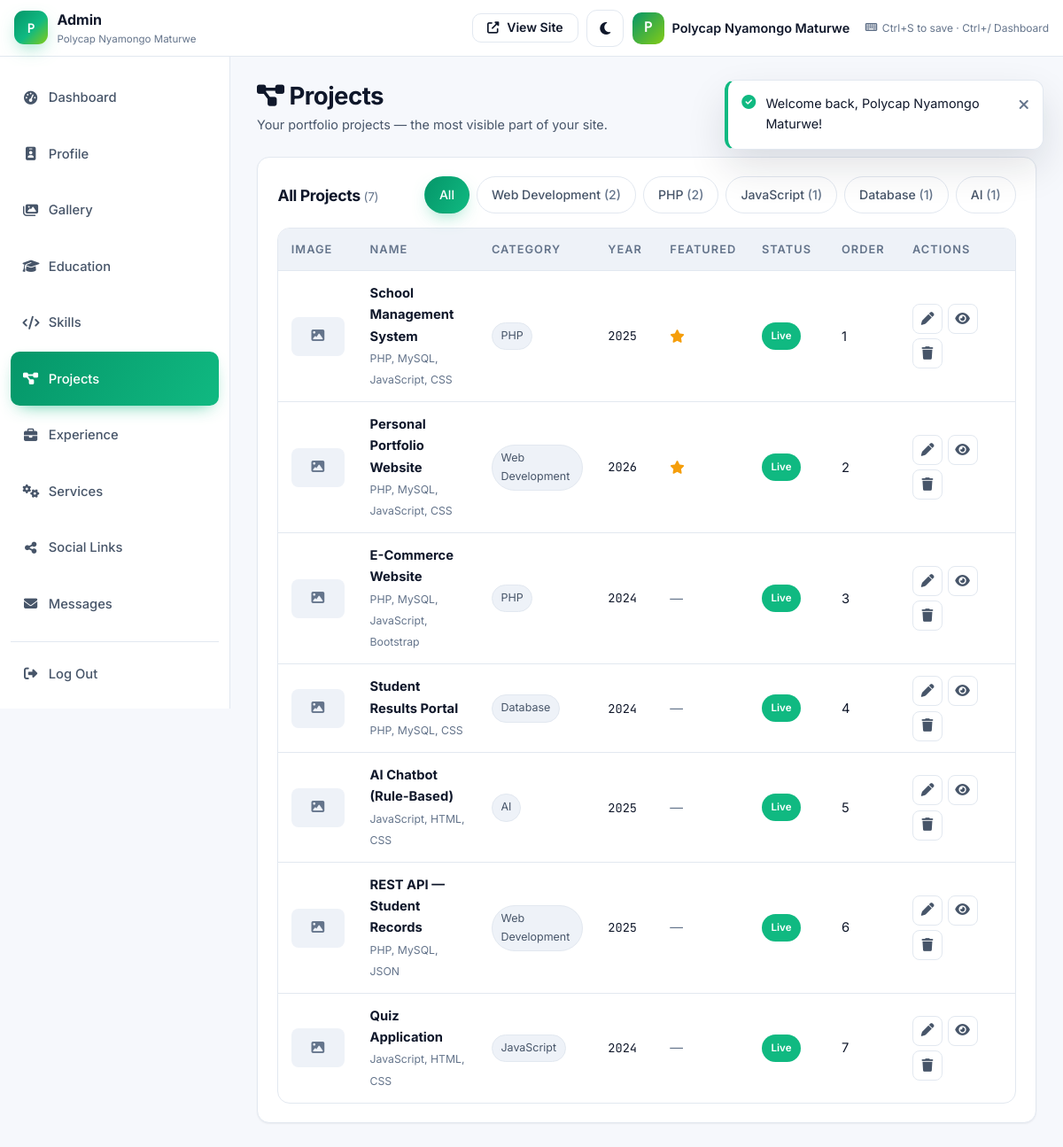
The app's page /admin/projects.php (signed in) with its own data.
### tables this page shows
CREATE TABLE `projects` (
  `id`                INT UNSIGNED NOT NULL AUTO_INCREMENT,
  `name`              VARCHAR(180) NOT NULL,
  `short_description` VARCHAR(300) DEFAULT NULL,
  `full_description`  TEXT         DEFAULT NULL,
  `image`             VARCHAR(255) DEFAULT NULL,
  `technologies`      VARCHAR(255) DEFAULT NULL,
  `category`          ENUM('Web Development','PHP','JavaScript','Database','AI','Other') NOT NULL DEFAULT 'Web Development',
  `github_url`        VARCHAR(255) DEFAULT NULL,
  `live_url`          VARCHAR(255) DEFAULT NULL,
  `documentation_url` VARCHAR(255) DEFAULT NULL,
  `year`              YEAR         DEFAULT NULL,
  `is_featured`       TINYINT(1)   NOT NULL DEFAULT 0,
  `is_published`      TINYINT(1)   NOT NULL DEFAULT 1,
  `display_order`     INT          NOT NULL DEFAULT 0,
  `created_at`        TIMESTAMP    NOT NULL DEFAULT CURRENT_TIMESTAMP,
  `updated_at`        TIMESTAMP    NOT NULL DEFAULT CURRENT_TIMESTAMP ON UPDATE CURRENT_TIMESTAMP,
  PRIMARY KEY (`id`),
  KEY `idx_projects_category` (`category`),
  KEY `idx_projects_featured` (`is_featured`),
  KEY `idx_projects_year`     (`year`)
);

### admin/projects.php (the view, shortened to what the rows shown need)
<?php
$pdo    = getDB();
$action = clean($_GET['action'] ?? 'list');
$rows = $pdo->query(
    'SELECT * FROM projects
     ORDER BY is_featured DESC, display_order, year DESC, id DESC'
)->fetchAll();
$editing = null;
require_once __DIR__ . '/partials/admin_header.php';
require_once __DIR__ . '/partials/admin_sidebar.php';
?>
<div class="admin-page-head">
    <div>
        <h1><i class="fas fa-diagram-project"></i> Projects</h1>
    </div>
</div>
<?php if ($action === 'new' || $action === 'edit'): ?>
    <?php
      $val = function (string $key, $default = '') use ($editing) {
          if (old($key) !== '') return old($key);
          return $editing[$key] ?? $default;
      };
      $img = $editing['image'] ?? '';
      $imgUrl = $img && file_exists(__DIR__ . '/../' . $img) ? url($img) : '';
    ?>
    <form method="post" enctype="multipart/form-data" class="panel">
        <?= csrfField() ?>
        <input type="hidden" name="form_action" value="save">
        <input type="hidden" name="id" value="<?= (int)($editing['id'] ?? 0) ?>">
        <div class="panel__head">
            <h2><?= $action === 'edit' ? 'Edit' : 'New' ?> Project</h2>
        </div>
        <div class="admin-form">
            <div class="grid-2">
                <div class="form-group">
                    <label for="name">Project Name *</label>
                    <input class="form-control" type="text" id="name" name="name"
                           value="<?= e($val('name')) ?>" required maxlength="180">
                </div>
                <div class="form-group">
                    <label for="category">Category *</label>
                    <select class="form-control" id="category" name="category" required>
                        <?php foreach (PROJECT_CATEGORIES as $cat): ?>
                            <option value="<?= e($cat) ?>" <?= $val('category', 'Web Development') === $cat ? 'selected' : '' ?>>
                                <?= e($cat) ?>
                            </option>
                        <?php endforeach; ?>
                    </select>
                </div>
            </div>
            <div class="form-group">
                <label for="short_description">Short Description (card preview, max ~300 chars)</label>
                <textarea class="form-control" id="short_description" name="short_description" rows="2"
                          maxlength="300"><?= e($val('short_description')) ?></textarea>
                <div class="hint">Appears on the project card and in the modal header.</div>
            </div>
            <div class="form-group">
                <label for="full_description">Full Description (project modal body)</label>
                <textarea class="form-control" id="full_description" name="full_description" rows="6"><?= e($val('full_description')) ?></textarea>
            </div>
            <div class="grid-2">
                <div class="form-group">
                    <label for="technologies">Technologies (comma-separated)</label>
                    <input class="form-control" type="text" id="technologies" name="technologies"
                           value="<?= e($val('technologies')) ?>"
                           placeholder="PHP, MySQL, JavaScript, CSS">
                    <div class="hint">Rendered as chips on the card and in the modal.</div>
                </div>
                <div class="form-group">
                    <label for="year">Year</label>
                    <input class="form-control" type="number" id="year" name="year"
                           value="<?= e($val('year')) ?>" min="1950" max="2100" placeholder="2025">
                </div>
            </div>
            <div class="grid-3">
                <div class="form-group">
                    <label for="github_url">GitHub URL</label>
                    <input class="form-control" type="url" id="github_url" name="github_url"
                           value="<?= e($val('github_url')) ?>" placeholder="https://github.com/…">
                </div>
                <div class="form-group">
                    <label for="live_url">Live Demo URL</label>
                    <input class="form-control" type="url" id="live_url" name="live_url"
                           value="<?= e($val('live_url')) ?>" placeholder="https://…">
                </div>
                <div class="form-group">
                    <label for="documentation_url">Documentation URL</label>
                    <input class="form-control" type="url" id="documentation_url" name="documentation_url"
                           value="<?= e($val('documentation_url')) ?>" placeholder="https://…">
                </div>
            </div>
            <div class="form-group">
                <label>Project Image</label>
                <div class="img-preview">
                    <div class="img-preview__thumb" id="projectPreview" style="width:120px;height:80px;border-radius:10px;">
                        <?php if ($imgUrl): ?>
                            <img src="<?= e($imgUrl) ?>" alt="Project image">
                        <?php else: ?>
                            <i class="fas fa-image"></i>
                        <?php endif; ?>
                    </div>
                    <div style="flex:1">
                        <input class="form-control" type="file" name="image"
                               id="projectImageInput" accept="image/jpeg,image/png,image/webp,image/gif">
                        <div class="hint">JPG, PNG, WEBP, GIF — max 3 MB. Ideal ratio 16:10.</div>
                    </div>
                </div>
            </div>
            <div class="grid-3">
                <div class="form-group">
                    <label>Featured</label>
                    <label style="display:flex;align-items:center;gap:.5rem;font-weight:500;color:var(--text);">
                        <input type="checkbox" name="is_featured" value="1"
                               <?= (int)$val('is_featured', 0) ? 'checked' : '' ?>>
                        Highlight this project
                    </label>
                </div>
                <div class="form-group">
                    <label>Published</label>
                    <label style="display:flex;align-items:center;gap:.5rem;font-weight:500;color:var(--text);">
                        <input type="checkbox" name="is_published" value="1"
                               <?= ($action === 'new' || (int)$val('is_published', 1)) ? 'checked' : '' ?>>
                        Show on public site
                    </label>
                </div>
                <div class="form-group">
                    <label for="display_order">Display Order</label>
                    <input class="form-control" type="number" id="display_order" name="display_order"
                           value="<?= e($val('display_order', '0')) ?>">
                </div>
            </div>
        </div>
<?php if (!empty($editing['id'])): ?>
    <div class="panel__head" style="margin-top:1.5rem;">
        <h2>Project Gallery Images</h2>
    </div>
    <?php
      $extraImages = $pdo->prepare('SELECT * FROM project_images WHERE project_id = :pid ORDER BY display_order, id');
      $extraImages->execute([':pid' => (int)$editing['id']]);
      $extraImages = $extraImages->fetchAll();
    ?>
    <?php if ($extraImages): ?>
        <div style="display:grid;grid-template-columns:repeat(auto-fill,minmax(150px,1fr));gap:.75rem;margin-bottom:1rem;">
            <?php foreach ($extraImages as $ei): ?>
                <div style="position:relative;border:1px solid var(--border);border-radius:10px;overflow:hidden;">
                    <img src="<?= url($ei['image']) ?>" alt="" style="width:100%;aspect-ratio:16/10;object-fit:cover;">
                    <form method="post" style="position:absolute;top:6px;right:6px;" onsubmit="return confirm('Delete this gallery image?');">
                        <?= csrfField() ?>
                        <input type="hidden" name="form_action" value="delete_image">
                        <input type="hidden" name="image_id" value="<?= (int)$ei['id'] ?>">
                        <input type="hidden" name="id" value="<?= (int)$editing['id'] ?>">
                        <button class="btn-icon btn-icon--danger" type="submit" style="background:rgba(0,0,0,.5);color:#fff;border-color:transparent;"><i class="fas fa-trash"></i></button>
                    </form>
                </div>
            <?php endforeach; ?>
        </div>
    <?php else: ?>
        <p class="muted" style="margin:0 0 1rem;">No extra images yet.</p>
    <?php endif; ?>
    <div class="form-group">
        <label>Add Gallery Images (multiple)</label>
        <input class="form-control" type="file" name="gallery_images[]" multiple accept="image/jpeg,image/png,image/webp,image/gif">
        <div class="hint">Select one or more images. Each max 3 MB.</div>
    </div>
<?php endif; ?>
        <div class="admin-form-actions">
            <button type="submit" class="btn btn--primary">
                <i class="fas fa-save"></i> <?= $action === 'edit' ? 'Update' : 'Create' ?>
            </button>
            <a href="<?= url('/admin/projects.php') ?>" class="btn btn--ghost">Cancel</a>
        </div>
    </form>
    <script>
    document.getElementById('projectImageInput')?.addEventListener('change', function (e) {
        const f = e.target.files[0];
        if (!f) return;
        const url = URL.createObjectURL(f);
        document.getElementById('projectPreview').innerHTML = '<img src="' + url + '" alt="Preview" style="width:100%;height:100%;object-fit:cover;">';
    });
    </script>
<?php else: ?>
    <div class="panel">
        <div class="panel__head">
            <h2>
                All Projects
                <span class="muted" style="font-weight:400;font-size:.85rem;">(<?= count($rows) ?>)</span>
            </h2>
        </div>
        <?php if ($rows): ?>
            <div class="table-wrap">
                <table class="admin-table">
                    <thead>
                        <tr>
                            <th style="width:70px;">Image</th>
                            <th>Name</th>
                            <th>Category</th>
                            <th style="width:70px;">Year</th>
                            <th style="width:90px;">Featured</th>
                            <th style="width:90px;">Status</th>
                            <th style="width:80px;">Order</th>
                            <th style="width:130px;">Actions</th>
                        </tr>
                    </thead>
                    <tbody>
                        <?php foreach ($rows as $r):
                            $img = $r['image'] ?? '';
                            $hasImg = $img && file_exists(__DIR__ . '/../' . $img);
                        ?>
                            <tr data-proj-row-cat="<?= e($r['category']) ?>">
                                <td>
                                    <div style="width:60px;height:44px;border-radius:8px;overflow:hidden;background:var(--bg-soft);display:grid;place-items:center;">
                                        <?php if ($hasImg): ?>
                                            <img src="<?= url($img) ?>" alt="" style="width:100%;height:100%;object-fit:cover;">
                                        <?php else: ?>
                                            <i class="fas fa-image muted"></i>
                                        <?php endif; ?>
                                    </div>
                                </td>
                                <td>
                                    <strong><?= e($r['name']) ?></strong>
                                    <?php if (!empty($r['technologies'])): ?>
                                        <br><small class="muted"><?= e(excerpt($r['technologies'], 60)) ?></small>
                                    <?php endif; ?>
                                </td>
                                <td><span class="chip"><?= e($r['category']) ?></span></td>
                                <td class="mono" style="font-size:.85rem;"><?= e($r['year']) ?: '—' ?></td>
                                <td>
                                    <?php if ((int)$r['is_featured']): ?>
                                        <i class="fas fa-star" style="color:#f59e0b"></i>
                                    <?php else: ?>
                                        <span class="muted">—</span>
                                    <?php endif; ?>
                                </td>
                                <td>
                                    <?php if ((int)$r['is_published']): ?>
                                        <span class="badge" style="background:#10b981;color:#fff;border-color:transparent;">Live</span>
                                    <?php else: ?>
                                        <span class="badge">Draft</span>
                                    <?php endif; ?>
                                </td>
                                <td><?= (int)$r['display_order'] ?></td>
                                <td>
                                    <div class="row-actions">
                                        <a class="btn-icon"
                                           href="<?= url('/admin/projects.php?action=edit&id=' . (int)$r['id']) ?>"
                                           title="Edit">
                                            <i class="fas fa-pen"></i>
                                        </a>
                                        <a class="btn-icon" href="<?= url('/projects.php') ?>#project-<?= (int)$r['id'] ?>" target="_blank" title="View on site">
                                            <i class="fas fa-eye"></i>
                                        </a>
                                        <form method="post"
                                              action="<?= url('/admin/projects.php') ?>"
                                              style="display:inline"
                                              onsubmit="return confirm('Delete this project? The image will also be removed.');">
                                            <button type="submit" class="btn-icon btn-icon--danger" title="Delete">
                                                <i class="fas fa-trash"></i>
                                            </button>
                                        </form>
                                    </div>
                                </td>
                            </tr>
                        <?php endforeach; ?>
                    </tbody>
                </table>
            </div>
        <?php endif; ?>
    </div>
<?php endif; ?>
<?php require_once __DIR__ . '/partials/admin_footer.php'; ?>

### records on screen
projects: name "School Management System", technologies "PHP, MySQL, JavaScript, CSS", category "PHP", year "2025", is_featured 1 (drawn), is_published "Live", display_order "1"
projects: name "Personal Portfolio Website", technologies "PHP, MySQL, JavaScript, CSS", category "Web Development", year "2026", is_featured 1 (drawn), is_published "Live", display_order "2"
projects: name "E-Commerce Website", technologies "PHP, MySQL, JavaScript, Bootstrap", category "PHP", year "2024", is_published "Live", display_order "3"
projects: name "Student Results Portal", technologies "PHP, MySQL, CSS", category "Database", year "2024", is_published "Live", display_order "4"
projects: name "AI Chatbot (Rule-Based)", technologies "JavaScript, HTML, CSS", category "AI", year "2025", is_published "Live", display_order "5"
projects: name "REST API — Student Records", technologies "PHP, MySQL, JSON", category "Web Development", year "2025", is_published "Live", display_order "6"
projects: name "Quiz Application", technologies "JavaScript, HTML, CSS", category "JavaScript", year "2024", is_published "Live", display_order "7"

### other values on screen
mb_strtoupper(mb_substr($user['full_name'] ?? 'A', 0, 1)) "P"
APP_NAME "Polycap Nyamongo Maturwe"
$user['full_name'] "Polycap Nyamongo Maturwe"
$it['label'] "Dashboard"
$it['label'] "Profile"
$it['label'] "Gallery"
$it['label'] "Education"
$it['label'] "Skills"
$it['label'] "Projects"
$it['label'] "Experience"
$it['label'] "Services"
$it['label'] "Social Links"
$it['label'] "Messages"
count($rows) "7"
$cat "Web Development"
